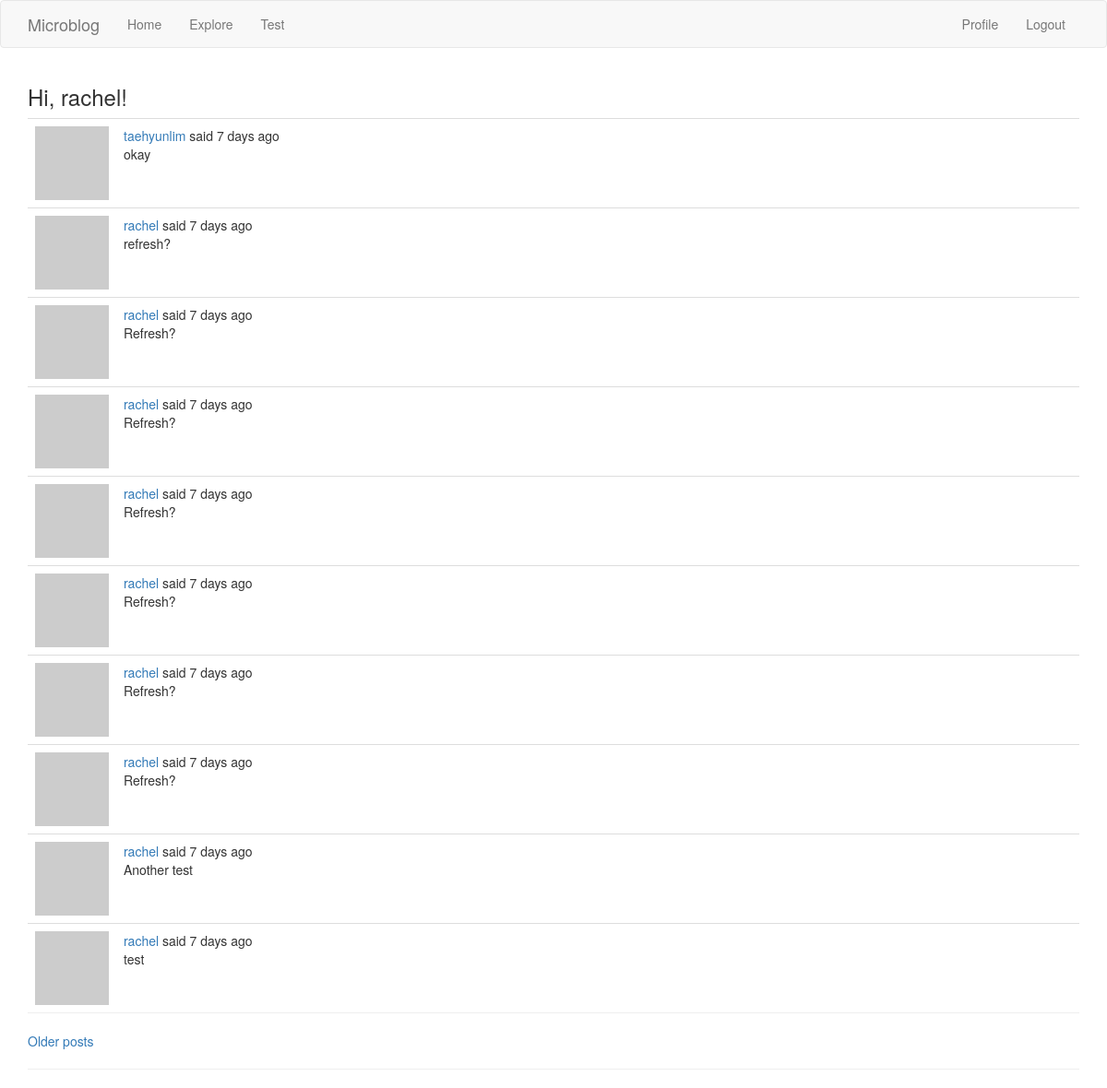
The page /explore (signed in) on the database as committed earlier.
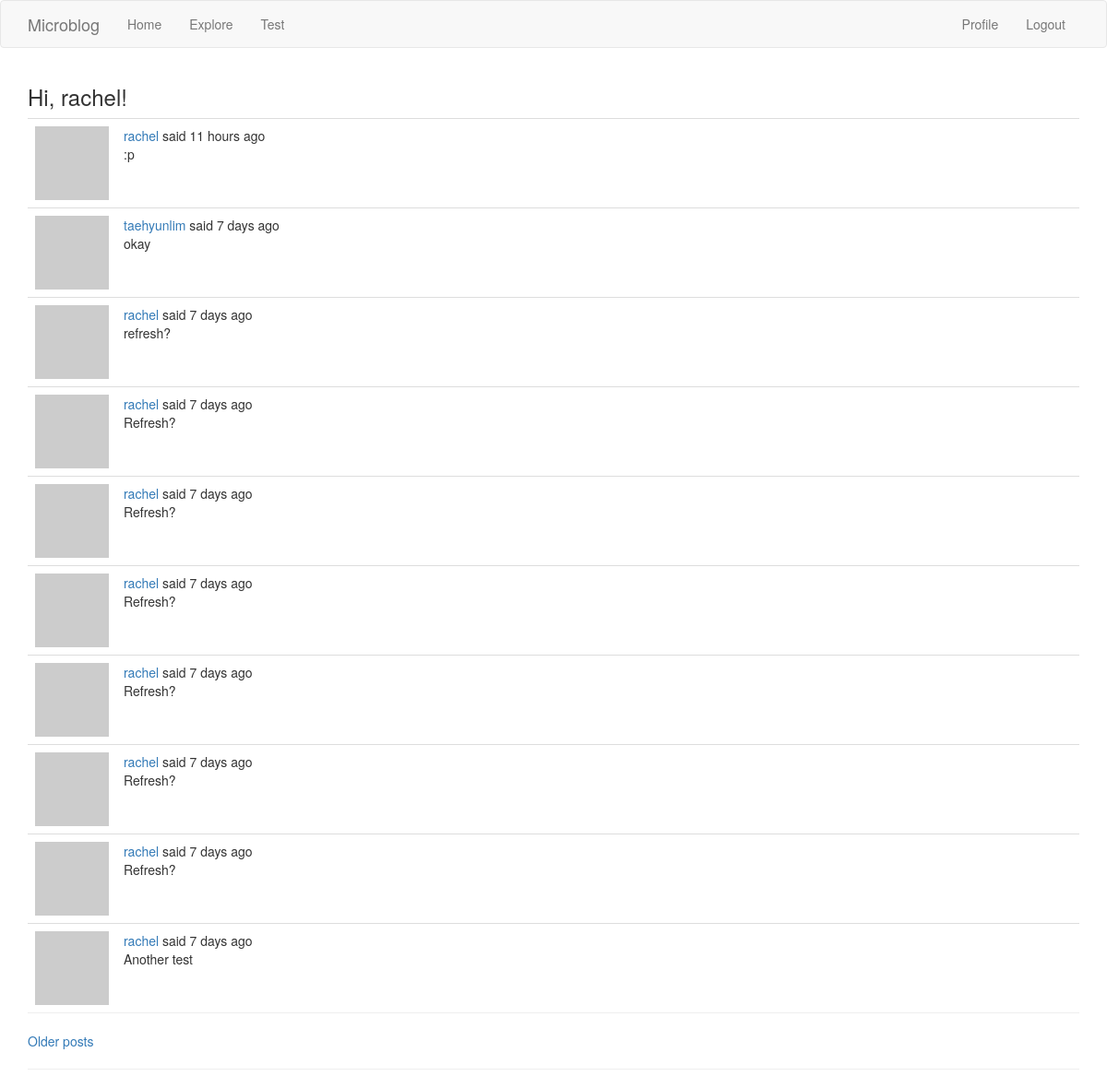
The same page on the database as committed later.
### app/models.py (models this page shows, shortened)
class Post(db.Model):
    id = db.Column(db.Integer, primary_key=True)
    body = db.Column(db.String(140))
    timestamp = db.Column(db.DateTime, index=True, default=datetime.utcnow)
    user_id = db.Column(db.Integer, db.ForeignKey('user.id'))

### app/routes.py (the view)
@application.route('/explore')
@login_required
def explore():
    page = request.args.get('page', 1, type=int)
    posts = Post.query.order_by(Post.timestamp.desc()).paginate(
        page, application.config['POSTS_PER_PAGE'], False)
    next_url = url_for('explore', page=posts.next_num) if posts.has_next else None
    prev_url = url_for('explore', page=posts.prev_num) if posts.has_prev else None
    return render_template('index.html', title='Explore', posts=posts.items, next_url=next_url, prev_url=prev_url)

### app/models.py (called while the page is built)
@login.user_loader
def load_user(id):
    return User.query.get(int(id))

    def avatar(self, size):
        digest = md5(self.email.lower().encode('utf-8')).hexdigest()
        return 'https://www.gravatar.com/avatar/{}?d=identicon&s={}'.format(digest, size)

### app/routes.py (called while the page is built)
@application.before_request
def before_request():
    if current_user.is_authenticated:
        current_user.datetime_last_seen = datetime.utcnow()
        db.session.commit()
    g.locale = str(get_locale())

### app/templates/index.html (shortened to what this page needs)
{% extends "base.html" %}
{% import 'bootstrap/wtf.html' as wtf %}
{% block app_content %}
  <h3>{{ _('Hi, %(username)s!', username=current_user.username) }}</h3>
  {% for post in posts %}
    {% include '_post.html' %}
  {% endfor %}
  <hr style="margin-top: 0 !important;">
  {% if next_url %}<a href="{{ next_url }}">Older posts</a>{% endif %}
{% endblock %}

### app/templates/_post.html (shortened to what this page needs)
<table class="table table-hover" style="margin-bottom: 0 !important;">
  <tr>
    <td width="30px">
      <a href="{{ url_for('user', username=post.author.username) }}">
        <img src="{{ post.author.avatar(16) }}">
      </a>
    </td>
    <td>
      {{ _('%(username)s said %(when)s', username=user_link, when=moment(post.timestamp).fromNow()) }}
      <br>{{ post.body }}
    </td>
  </tr>
</table>

Rows that differ between the two databases and show on the page:
no longer on this page (row unchanged): Post: body "test"
added Post: body ":p"
